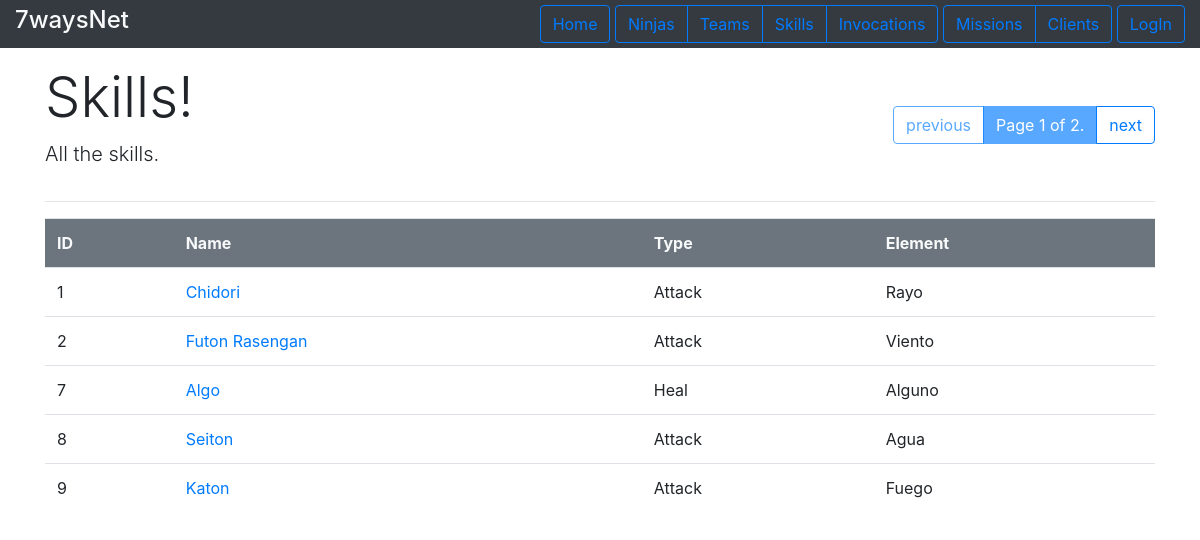
/skills/allSkills/, run on the app's committed database.
### skills/models.py (models this page shows, shortened)
class Skill(models.Model):
    name = models.CharField(max_length=200)
    chakra_required = models.IntegerField()
    belong_to_the_village = models.BooleanField()
    element = models.CharField(max_length=50)
    def specific_type(self):
        types = [AttackSkill,HealSkill]
        specific_skill = self
        for type in types:
            try:
                specific_skill=type.objects.get(pk=self.pk)
                break
            except: pass
        return specific_skill

### skills/views.py (the view)
# urls.py: path('allSkills/', views.ShowAllSkillsView.as_view(), name='show_all_skills'),
class ShowAllSkillsView(generic.ListView):
    template_name = 'skills/show_all_skills.html'
    context_object_name = 'all_skills_list'
    paginate_by = 5
    def get_queryset(self):
        return Skill.objects.all()

### skills/models.py (called while the page is built)
    def class_name(self):
        return "Attack"

    def class_name(self):
        return "Heal"

### skills/templates/skills/show_all_skills.html (shortened to what this page needs)
{%extends 'base_list.html'%}
{% block listheader %}
    <div>
        <h1 class="display-4"> Skills! </h1>
        <p class="lead"> All the skills.</p>
    </div>
{% endblock %}
{%  block content %}
{% if all_skills_list %}
    <table class="table">
        <tr class="bg-secondary text-light ">
            <th>ID</th><th>Name</th> <th>Type</th><th>Element</th>
        </tr>
        {% for skill in all_skills_list %}
            <tr>
                <td> {{skill.id}}</td>
                {% if skill.specific_type.class_name == "Attack" %}
                    <td><a href="{% url 'skills:attack_skill_detail' skill.pk %}"> {{skill.name}}</a></td>
                    <td> {{skill.specific_type.class_name}} </td>
                {% else %}
                    <td><a href="{% url 'skills:heal_skill_detail' skill.pk %}"> {{skill.name}}</a></td>
                    <td> {{skill.specific_type.class_name}} </td>
                {% endif %}
                <td>{{skill.element}} </td>
            </tr>
        {% endfor %}
    </table>
{% else %}
    <p>No skills in database.</p>
{% endif %}
{% endblock%}

### data on the page
Skill: id "1", name "Chidori", specific_type.class_name "Attack", element "Rayo"
Skill: id "2", name "Futon Rasengan", specific_type.class_name "Attack", element "Viento"
Skill: id "7", name "Algo", specific_type.class_name "Heal", element "Alguno"
Skill: id "8", name "Seiton", specific_type.class_name "Attack", element "Agua"
Skill: id "9", name "Katon", specific_type.class_name "Attack", element "Fuego"

### other printed values
{{ page_obj.number }} "1"
{{ page_obj.paginator.num_pages }} "2"
